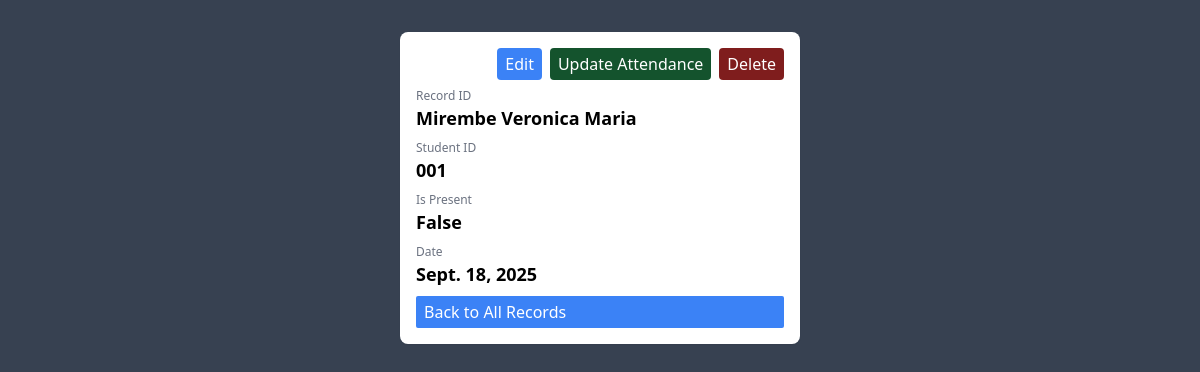
/view/1/, run on an earlier commit of the app's database.
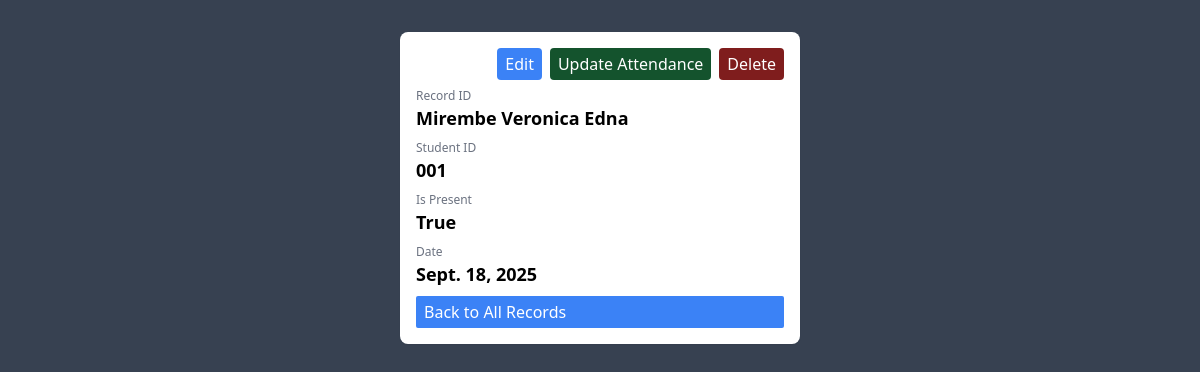
And on a later commit of the database.
### anger/models.py (models this page shows)
class Attend(models.Model):
    name = models.CharField(max_length=100)
    student_id = models.CharField(max_length=3)
    is_present = models.BooleanField()
    date = models.DateField()

### anger/views.py (the view)
# urls.py: path('view/<str:record_id>/',viewOneStudent),
def viewOneStudent(request,record_id):
    selected = Attend.objects.get(id=record_id)
    context ={
        'selected':selected
    }
    return render(request,'view.html',context)

### anger/templates/view.html (shortened to what this page needs)
<!DOCTYPE html>
<html lang="en">
<head>
    <script src="https://cdn.tailwindcss.com"></script>
</head>
<body class="bg-gray-700">
    <div class="flex flex-col gap-2 mx-auto max-w-[400px] p-4 shadow-sm my-8 rounded-lg bg-white">
        <div class="flex gap-2 justify-end">
            <a href="/edit/{{selected.id}}" class="px-2 py-1 bg-blue-500 text-white rounded">Edit</a>
            <a href="/update/{{selected.id}}" class="px-2 py-1 bg-green-900 text-white rounded">Update Attendance</a>
            <a href="/delete/{{selected.id}}" class="px-2 py-1 bg-red-900 text-white rounded"> Delete</a>
            </div>
            <div>
            <p class="text-gray-500 text-xs">Record ID</p>
            <h1 class="text-lg font-semibold">{{ selected.name}}</h1>
        </div>
        <div>
            <p class="text-gray-500 text-xs">Student ID</p>
            <h1 class="text-lg font-semibold">{{selected.student_id}}</h1>
        </div>
        <div>
            <p class="text-gray-500 text-xs">Is Present</p>
            <h1 class="text-lg font-semibold">{{selected.is_present}}</h1>
        </div>
        <div>
            <p class="text-gray-500 text-xs">Date</p>
            <h1 class="text-lg font-semibold">{{selected.date}}</h1>
        </div>
      <a href='/' class="px-2 py-1 bg-blue-500 text-white rounded-sm shadow>Back to All Records">Back to All Records</a>
    </div>
</body>
</html>

What changed in the data, as far as the page shows it:
changed Attend: name "Mirembe Veronica Maria" → "Mirembe Veronica Edna"; is_present "False" → "True"
